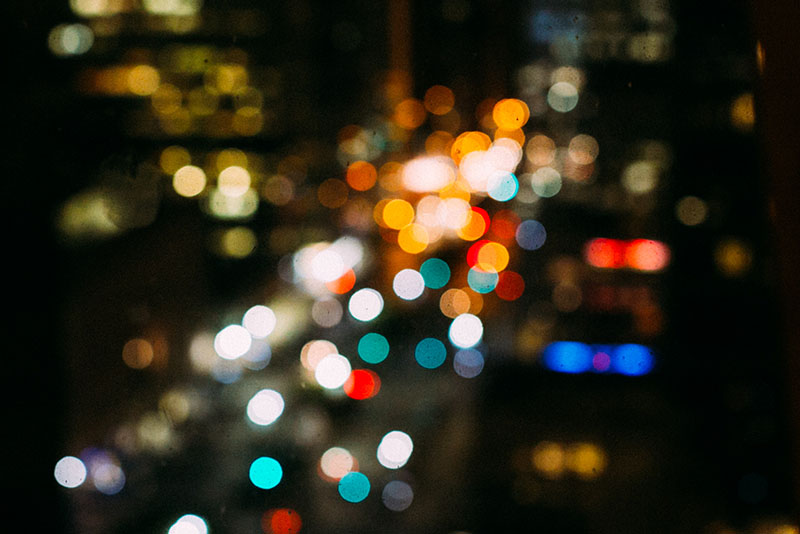
#> input picture M6 - Computer Vision/CV_projects/img/bokeh.jpg, 800 x 534 px
$ python black_white_back.py
#> lines starting #> are read from the running program, lines starting #| are printed output that depends on the picture
import cv2
import numpy as np
import matplotlib.pyplot as plt
import os

# print(cv2.__version__)


def imshow(img):
    plt.figure(figsize=(10, 7))
    plt.imshow(img)
    plt.show()


PATH = "img/bokeh.jpg"
img = cv2.imread(PATH)
#> img is the input picture: shape (534, 800, 3); mean B, G, R 28.9, 43.6, 48.9
# rgb_img = cv2.cvtColor(img,cv2.COLOR_BGR2RGB)
hsv_img = cv2.cvtColor(img, cv2.COLOR_BGR2HSV)
#> hsv_img: shape (534, 800, 3); mean H, S, V 46.2, 167.5, 55
imshow(hsv_img)


# print(img.shape)
#
# print(type(img))


# print(type(rgb_img))

# split
B = hsv_img[:, :, 0]
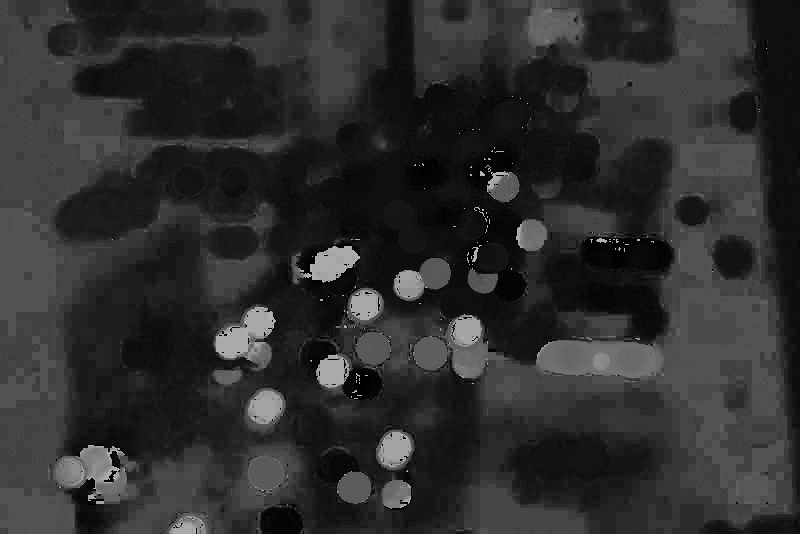
#> B: shape (534, 800); min 0, max 179, mean 46.2
G = hsv_img[:, :, 1]
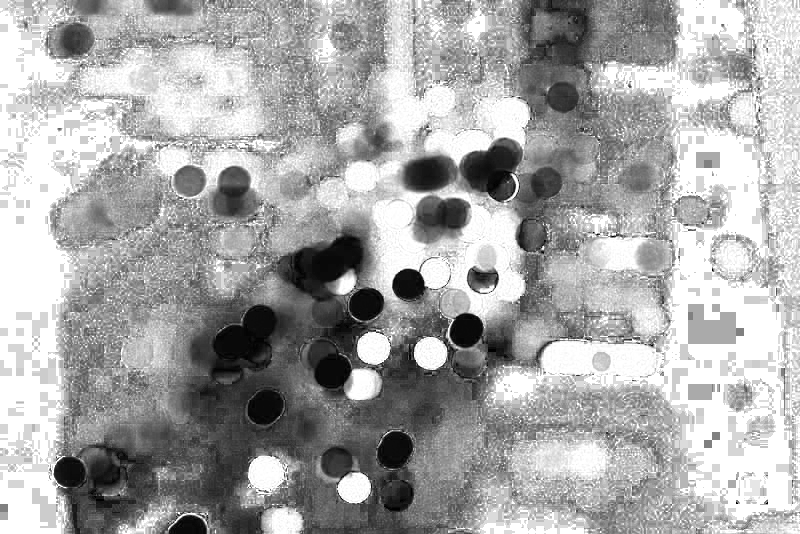
#> G: shape (534, 800); min 0, max 255, mean 167.5
R = hsv_img[:, :, 2]
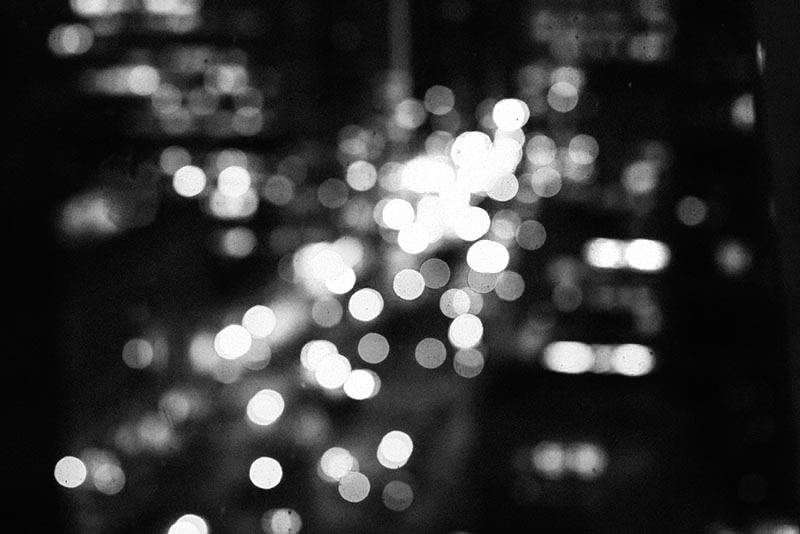
#> R: shape (534, 800); min 1, max 255, mean 55

# black
#> (the run stopped early here; a loop or call above may not have finished)

$ run again, with M6 - Computer Vision/CV_projects/img/1.jpg copied over M6 - Computer Vision/CV_projects/img/bokeh.jpg
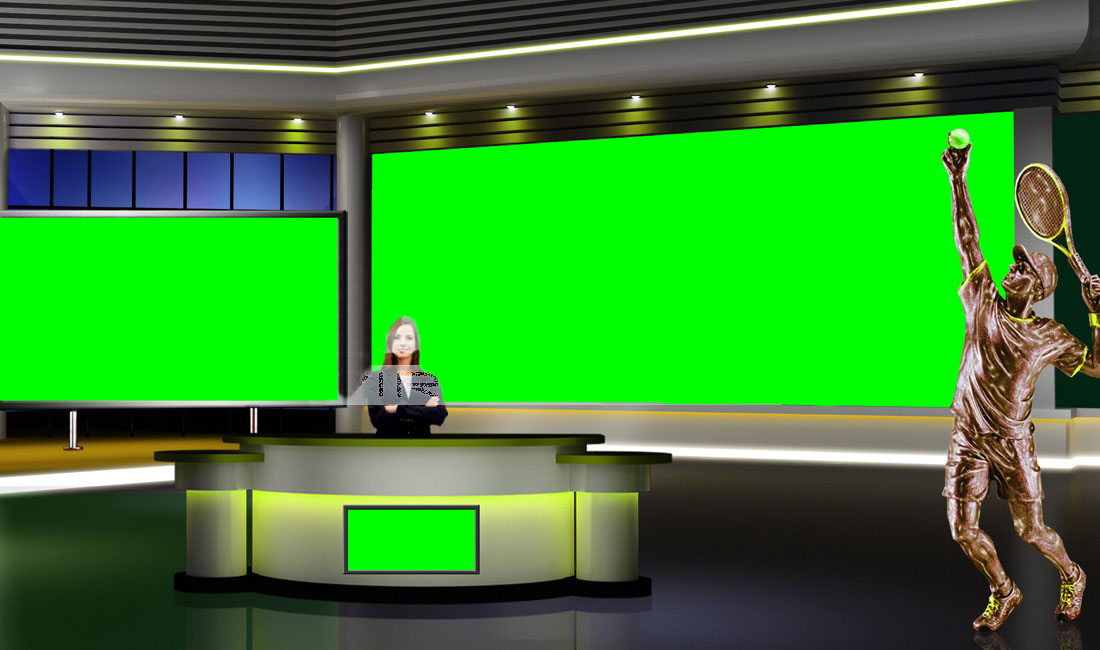
#> input picture M6 - Computer Vision/CV_projects/img/1.jpg, 1100 x 650 px
#> img is the input picture: shape (650, 1100, 3); mean B, G, R 46.7, 137.4, 55.6
#> hsv_img: shape (650, 1100, 3); mean H, S, V 51.6, 137.1, 142.7
#> `G = hsv_img[:, :, 1]`:
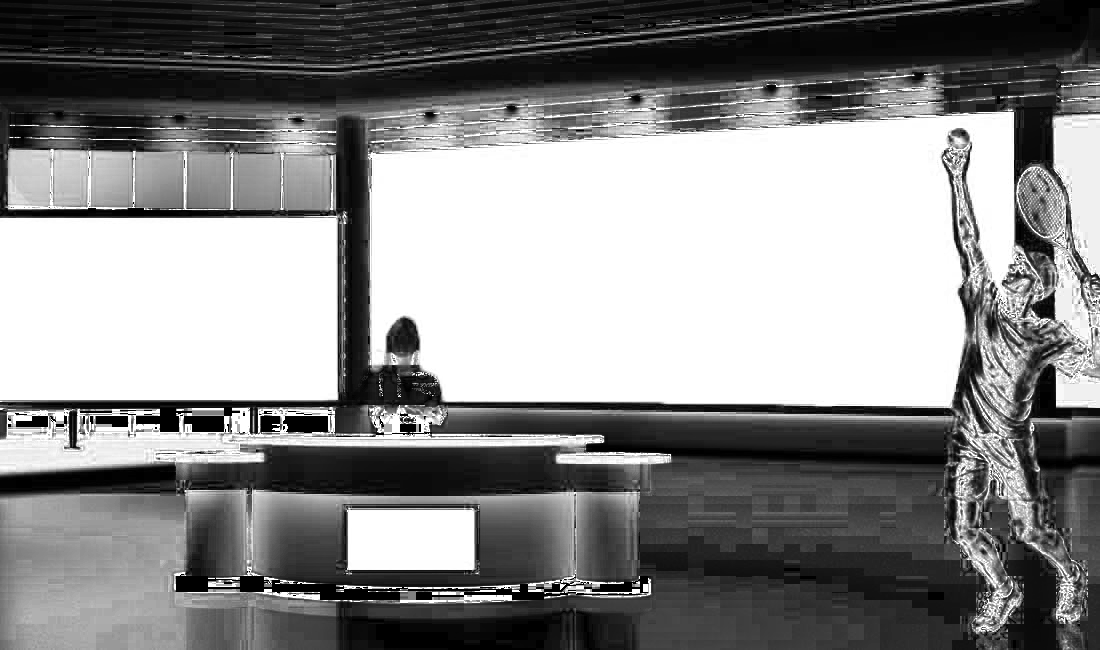
#> G: shape (650, 1100); min 0, max 255, mean 137.1
#> `R = hsv_img[:, :, 2]`:
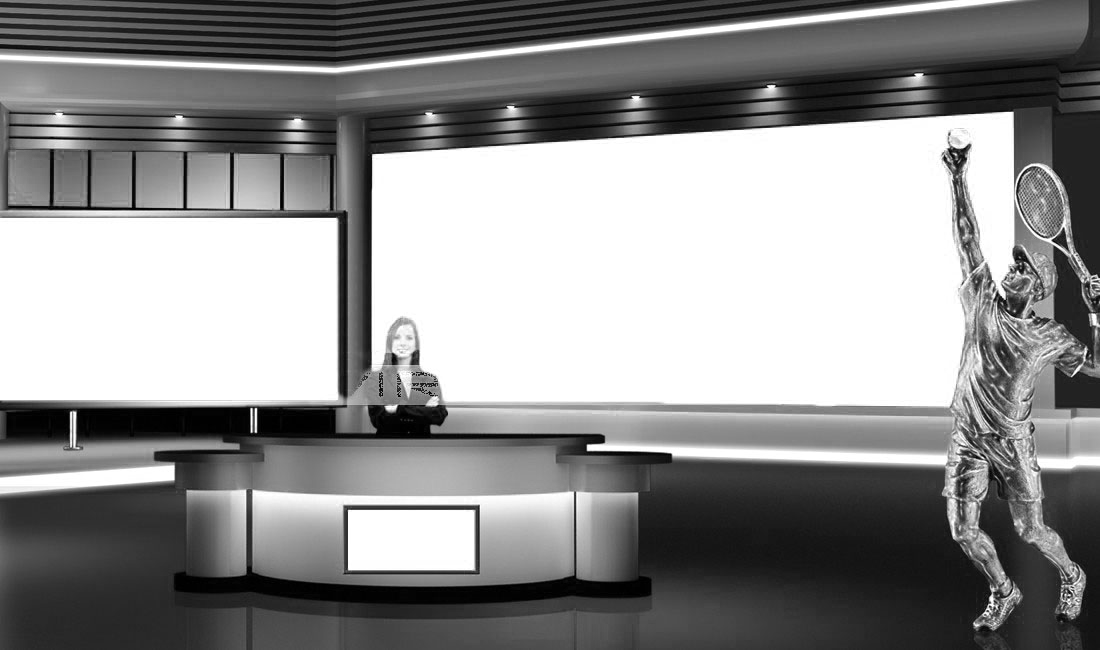
#> R: shape (650, 1100); min 0, max 255, mean 142.7

$ run again, with M6 - Computer Vision/CV_projects/img/beach.jpg copied over M6 - Computer Vision/CV_projects/img/bokeh.jpg
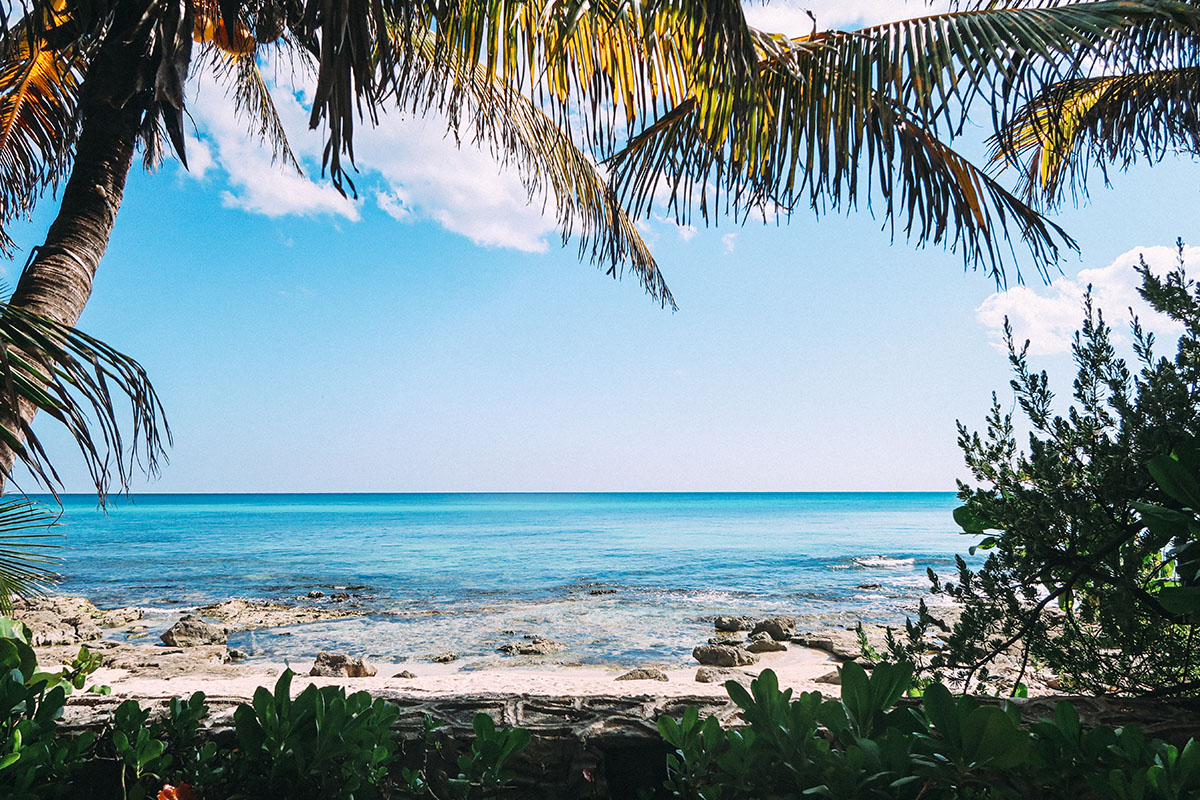
#> input picture M6 - Computer Vision/CV_projects/img/beach.jpg, 1200 x 800 px
#> img is the input picture: shape (800, 1200, 3); mean B, G, R 151.5, 144.2, 122.5
#> hsv_img: shape (800, 1200, 3); mean H, S, V 84.2, 83.4, 160.8
#> `G = hsv_img[:, :, 1]`:
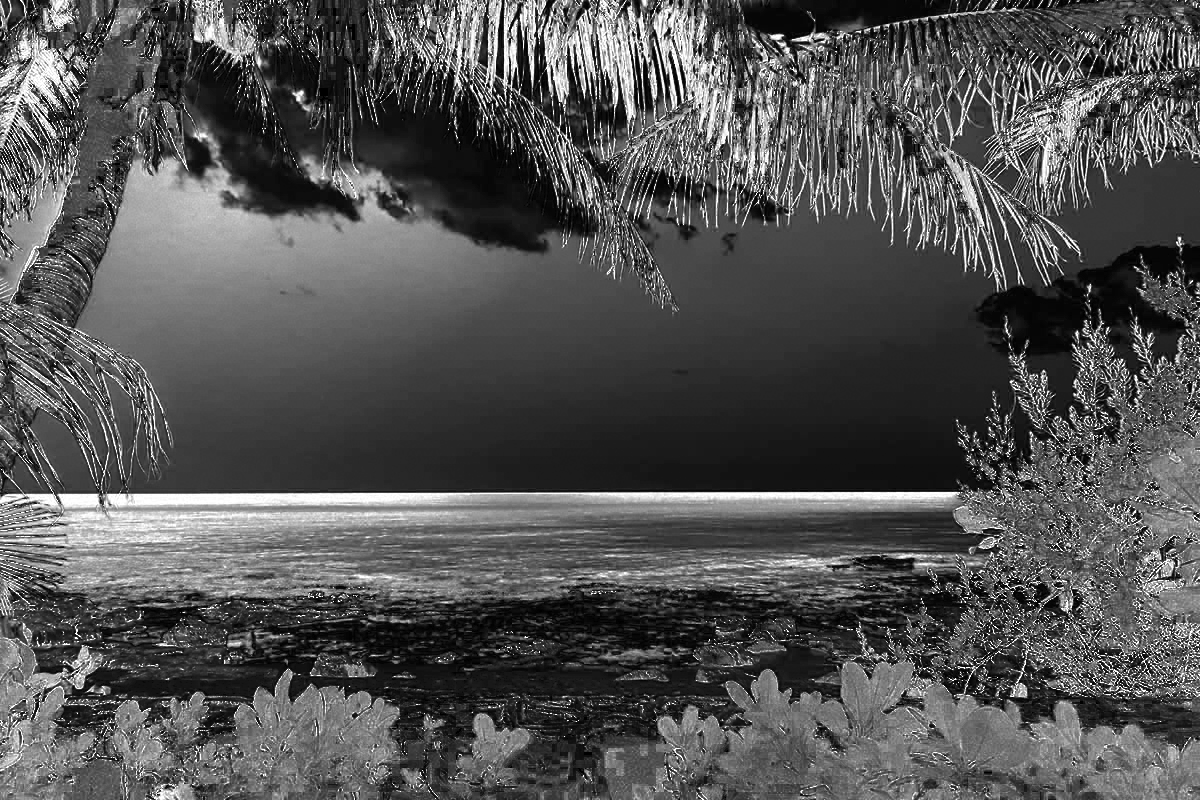
#> G: shape (800, 1200); min 0, max 255, mean 83.4
#> `R = hsv_img[:, :, 2]`:
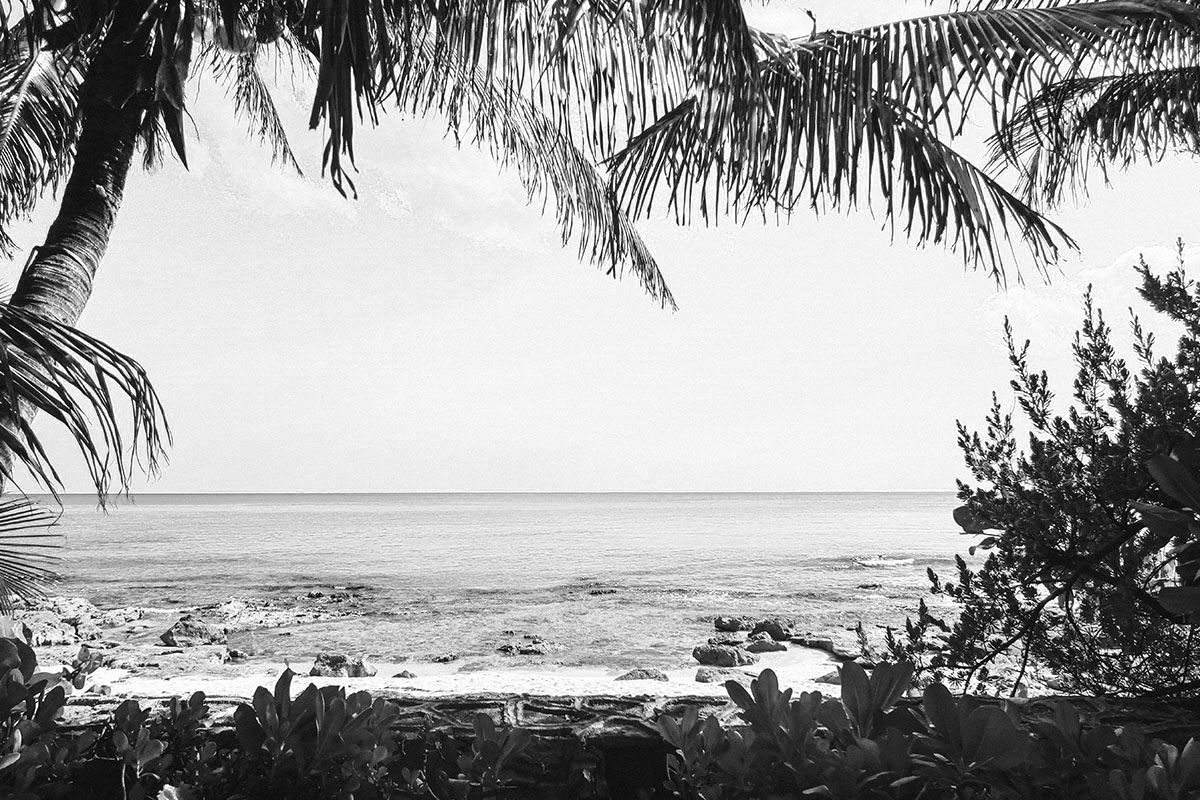
#> R: shape (800, 1200); min 0, max 255, mean 160.8

$ run again, with M6 - Computer Vision/CV_projects/img/bridge.jpg copied over M6 - Computer Vision/CV_projects/img/bokeh.jpg
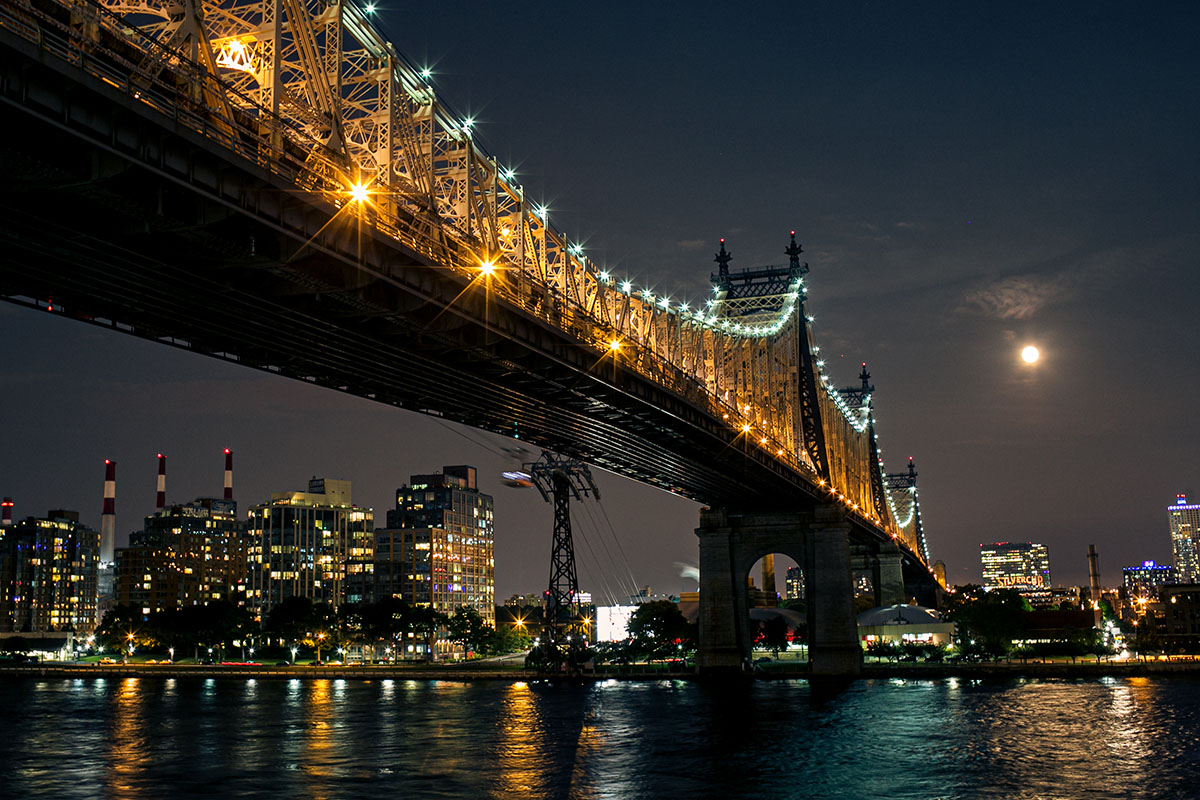
#> input picture M6 - Computer Vision/CV_projects/img/bridge.jpg, 1200 x 800 px
#> img is the input picture: shape (800, 1200, 3); mean B, G, R 41.8, 47.7, 50
#> hsv_img: shape (800, 1200, 3); mean H, S, V 61.6, 111.9, 58.1
#> `G = hsv_img[:, :, 1]`:
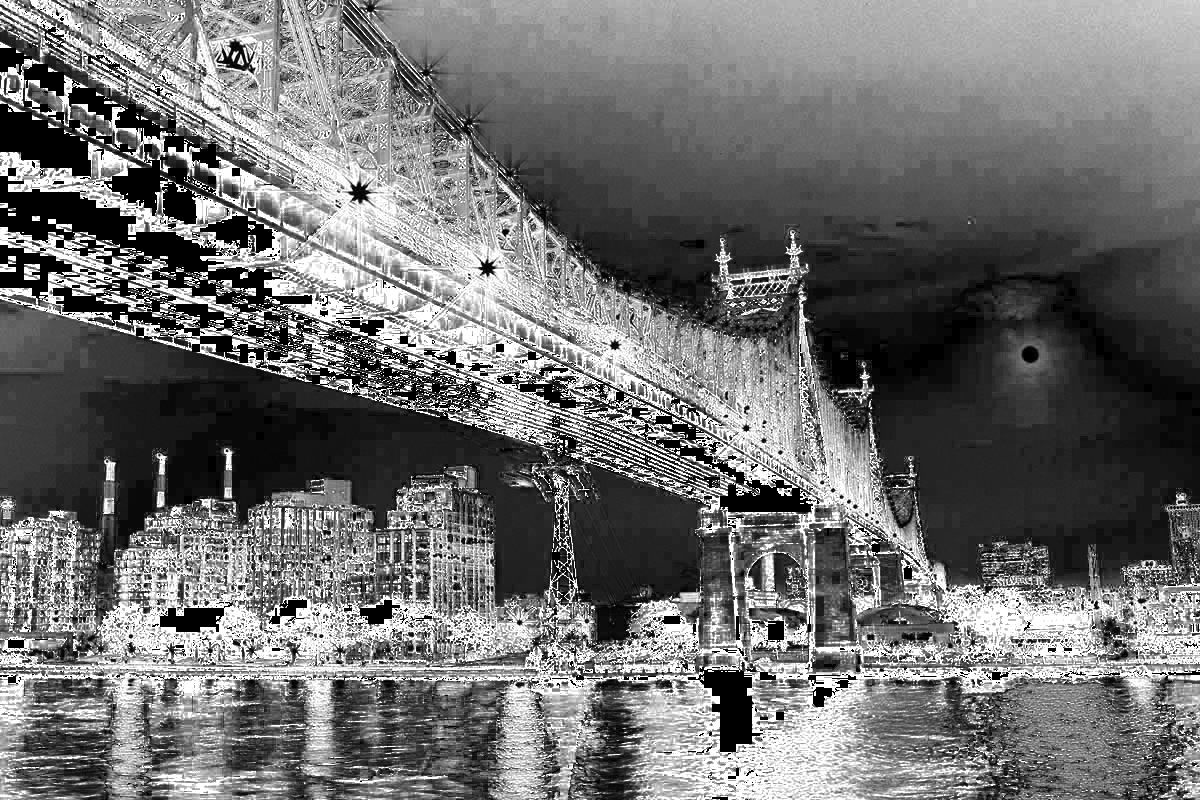
#> G: shape (800, 1200); min 0, max 255, mean 111.9
#> `R = hsv_img[:, :, 2]`:
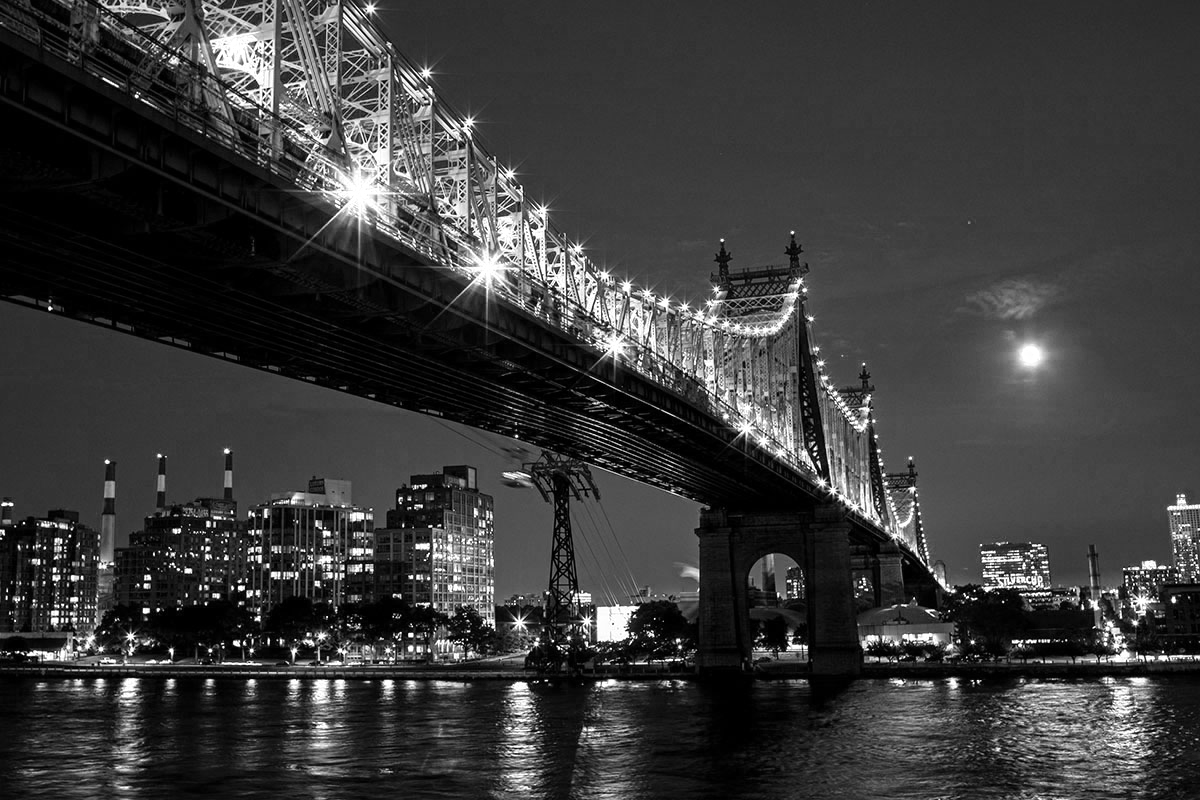
#> R: shape (800, 1200); min 0, max 255, mean 58.1
